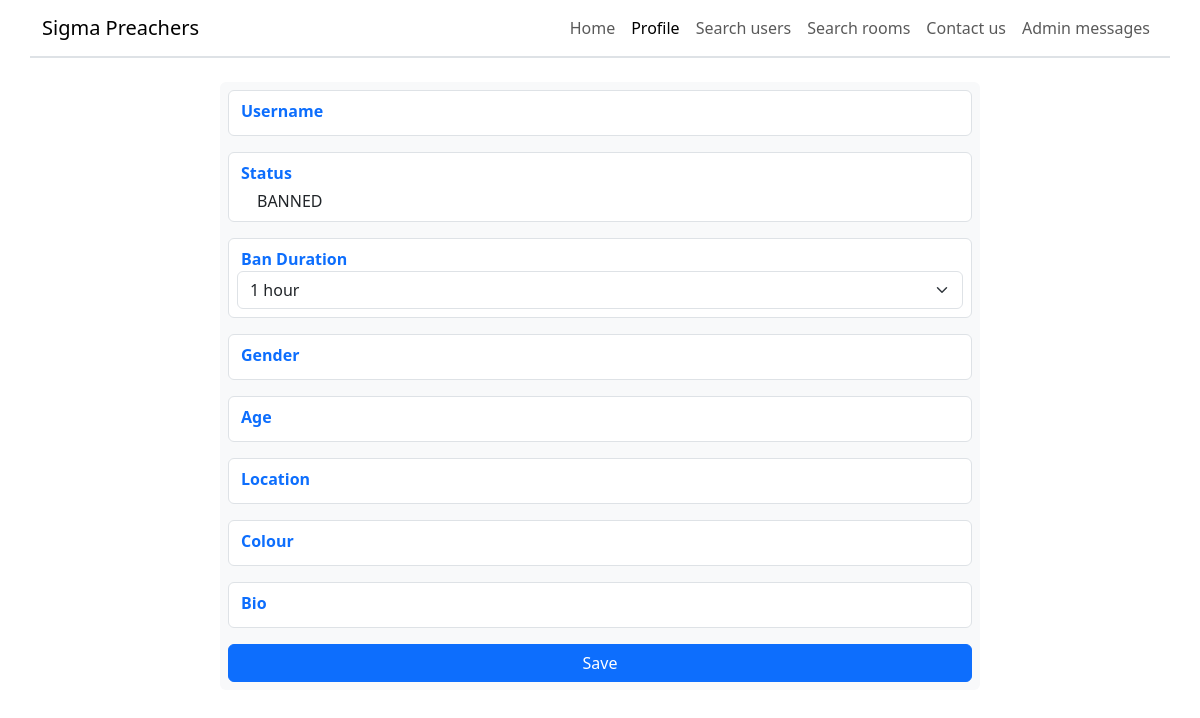
The app's page /ban_user/3 (signed in), older data.
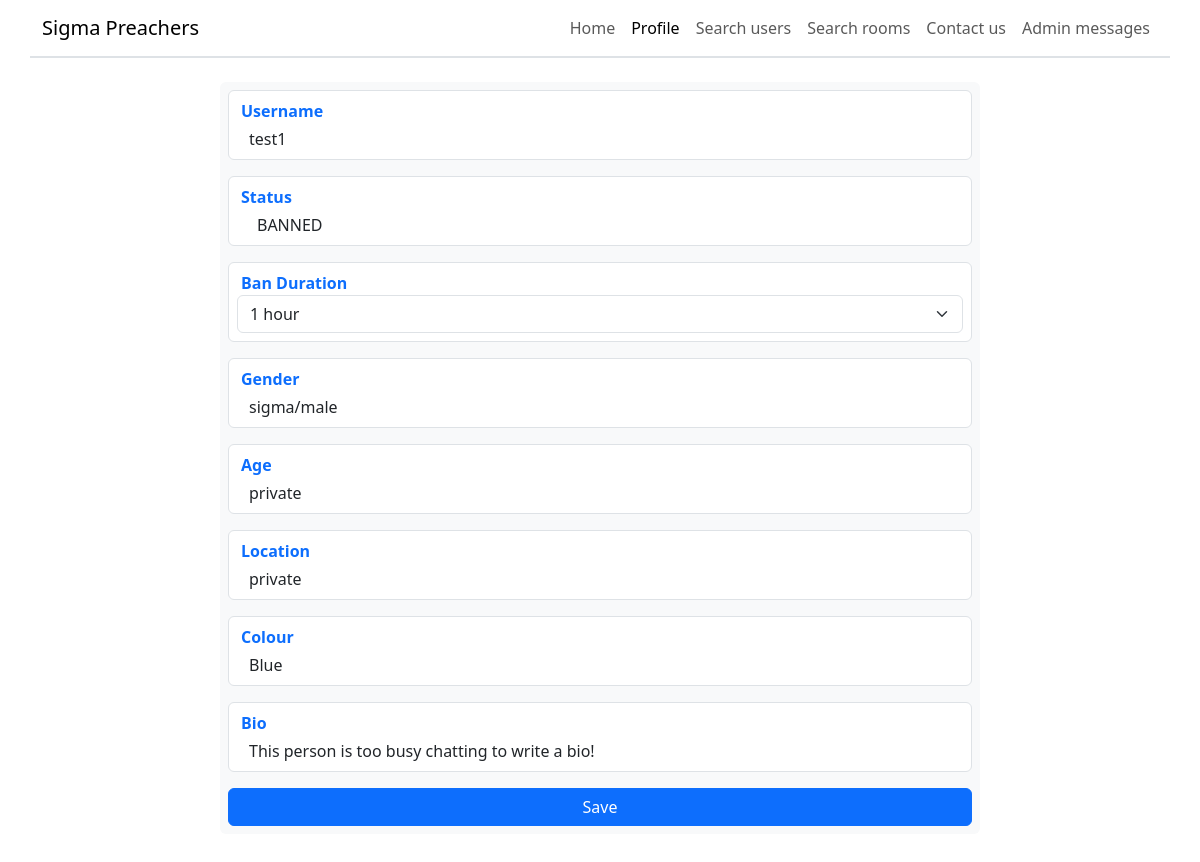
The same page, newer data.
### project/database/create_db.py (models this page shows)
class User(UserMixin, db.Model):
    __tablename__ = "users"
    id = db.Column(db.Integer, primary_key=True, autoincrement=True)
    username = db.Column(db.String(67), unique=True, nullable=False)
    password = db.Column(db.Integer, nullable=False)  # Only store password hash
    status = db.Column(db.String(20), default="STANDARD USER", nullable=False)
    gender = db.Column(db.String(67), default="sigma/male", nullable=False)
    age = db.Column(db.Integer, default=-1, nullable=False)
    location = db.Column(db.String(67), default="private", nullable=False)
    bio = db.Column(
        db.String(255),
        default="This person is too busy chatting to write a bio!",
        nullable=False,
    )
    banned = db.Column(db.Boolean, default=False, nullable=False)
    ban_end = db.Column(db.Integer, default=int(datetime.now().timestamp()))
    colour = db.Column(db.String(255), default="Blue", nullable=False)
    email = db.Column(db.String(255))
    email_verification_code = db.Column(db.Integer)
    email_verified = db.Column(db.Boolean, nullable=False, default=False)
    room_access = db.relationship("RoomAccess", backref="user")
    admin_messages = db.relationship("AdminMessage", backref="user")
    room_message = db.relationship("RoomMessage", backref="user")

### project/routes/ban_user.py (the view)
@ban_user_bp.route("/ban_user/<int:user_id>", methods=["GET", "POST"])
@login_required
def ban_user(user_id: int):
    if current_user.status not in ["MASTER", "ADMIN"]:
        flash("You do not have access to that page.", "warning")
        return redirect(url_for("home.home"))
    form = BanUserForm()
    service = BanService(user_id)
    if not form.validate_on_submit():
        user_details = service.get_user_details()
        return render_template(
            "ban_user.html", form=form, user_details=user_details
        )
    ban_duration = form.duration.data
    service.ban_user(ban_duration)
    return redirect(url_for("view_profile.view_profile", id=user_id))

### project/forms/ban_user.py
class BanUserForm(FlaskForm):
    duration = SelectField(
        "Duration",
        choices=[
            ("1 hour", "1 hour"),
            ("3 hours", "3 hours"),
            ("1 day", "1 day"),
            ("3 days", "3 days"),
            ("1 week", "1 week"),
            ("2 weeks", "2 weeks"),
            ("1 month", "1 month"),
            ("3 months", "3 months"),
            ("6 months", "6 months"),
            ("1 year", "1 year"),
        ],
        validators=[DataRequired()],
    )
    submit = SubmitField("Save")

### project/database/select_db.py (called while the page is built)
    @staticmethod
    def select_user_with_id(user_id: int) -> User | None:
        found_user = User.query.filter(User.id == user_id).first()
        if found_user is None:
            return None
        if type(found_user.ban_end) == str:
            return found_user
        found_user.ban_end = datetime.fromtimestamp(
            found_user.ban_end
        ).strftime("%d/%m/%Y")
        return found_user

### project/services/ban.py (called while the page is built)
    def get_user_details(self) -> User | None:
        return Select.select_user_with_id(self.user_id)

### project/templates/ban_user.html (shortened to what this page needs)
{% extends "base_header.html" %}
{% block main %}
<main class="mt-4">
    <div class="row d-flex justify-content-center mb-5">
        <form action="/ban_user/{{ user_details.id }}" class="bg-light rounded p-2 mb-5 col-sm-8" method="post">
            <div class="d-flex flex-column row border py-2 mx-0 rounded mb-3" style="background-color: white;">
                <p class="text-primary fw-bold ms-0 my-0">Username</p>
                <p class="mt-1 ms-2 mb-0">{{ user_details.username }}</p>
            </div>
            <div class="d-flex flex-column row border py-2 px-2 mx-0 rounded mb-3" style="background-color: white;">
                <p class="text-primary fw-bold ms-0 my-0 ps-1">Status</p>
                <p class="mt-1 ms-2 mb-0">BANNED</p>
            </div>
            <div class="d-flex flex-column row border py-2 px-2 mx-0 rounded mb-3" style="background-color: white;">
                <p class="text-primary fw-bold ms-0 my-0 ps-1">Ban Duration</p>
                {{ form.duration(class="form-select") }}
            </div>
            <div class="d-flex flex-column row border py-2 mx-0 rounded mb-3" style="background-color: white;">
                <p class="text-primary fw-bold ms-0 my-0">Gender</p>
                <p class="mt-1 ms-2 mb-0">{{ user_details.gender }}</p>
            </div>
            <div class="d-flex flex-column row border py-2 mx-0 rounded mb-3" style="background-color: white;">
                <p class="text-primary fw-bold ms-0 my-0">Age</p>
                {% if user_details.age == -1 %}
                <p class="mt-1 ms-2 mb-0">private</p>
                {% else %}
                <p class="mt-1 ms-2 mb-0">{{ user_details.age }}</p>
                {% endif %}
            </div>
            <div class="d-flex flex-column row border py-2 mx-0 rounded mb-3" style="background-color: white;">
                <p class="text-primary fw-bold ms-0 my-0">Location</p>
                <p class="mt-1 ms-2 mb-0">{{ user_details.location }}</p>
            </div>
            <div class="d-flex flex-column row border py-2 mx-0 rounded mb-3" style="background-color: white;">
                <p class="text-primary fw-bold ms-0 my-0">Colour</p>
                <p class="mt-1 ms-2 mb-0">{{ user_details.colour }}</p>
            </div>
            <div class="d-flex flex-column row border py-2 mx-0 rounded mb-3" style="background-color: white;">
                <p class="text-primary fw-bold ms-0 my-0">Bio</p>
                <p class="mt-1 ms-2 mb-0 text-break">{{ user_details.bio }}</p>
            </div>
            <div style="width: 100%">
                {{ form.submit(class="btn btn-primary mx-auto px-5", style="width: 100%") }}
            </div>
        </form>
    </div>
</main>
{% endblock %}

Row changes from the older to the newer data that the page shows:
added User: username "test1", gender "sigma/male", location "private", colour "Blue", bio "This person is too busy chatting to write a bio!"
Text that changed along with them:
text now shown: "private"
